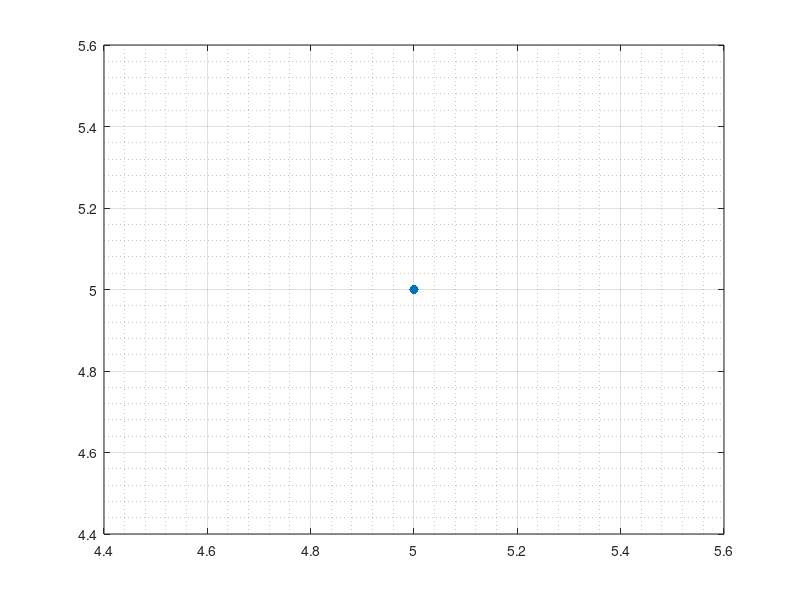

Here is the MATLAB script that generated this plot:
prompt='Please enter the number of coordinates ';
n=input(prompt);
x=zeros(1,n);
y=zeros(1,n);
for i=1:n
    fprintf('Enter the node no. %d \n',i);
    x(i)=input('X coordinate  ');
    y(i)=input('Y coordinate  ');
end
sx=sum(x);
ssx=sum(x.^2);
sy=sum(y);
sxy=sum(x.*y);
a=[n,sx;sx,ssx];
b=[sy;sxy];
sol=zeros(2,1);
sol=a\b;
t=linspace(x(1),x(n));
yt=sol(1)+ sol(2)*t;
plot(t,yt,'-r');
hold on;
plot(x, y, '.', 'markersize', 20);
grid on;
grid minor;
ym=sy/n;
st=sum((y-ym).^2);
sr=sum((y-sol(1)-sol(2).*x).^2);
rs=(st-sr)/st;
r=sqrt(rs);
fprintf('Coefficient of Determination = %f \nCorrelation Coefficient = %f \n',rs,r);